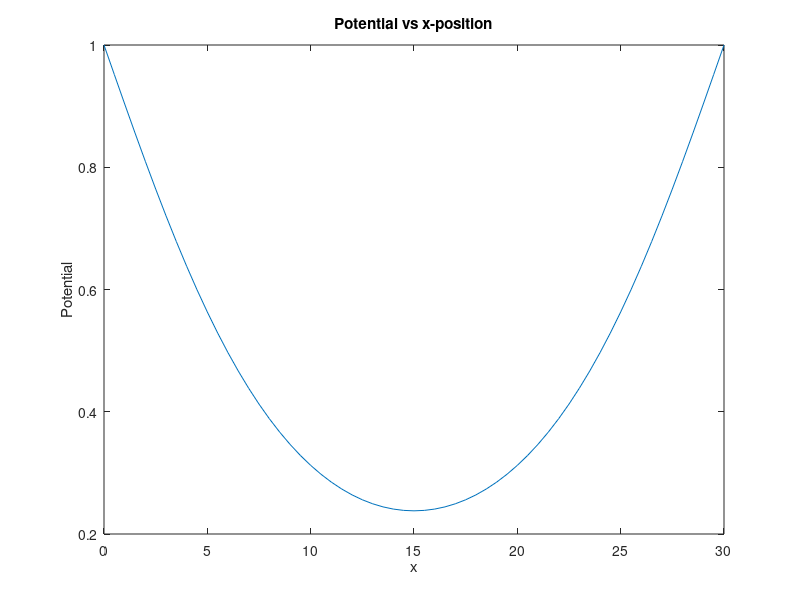
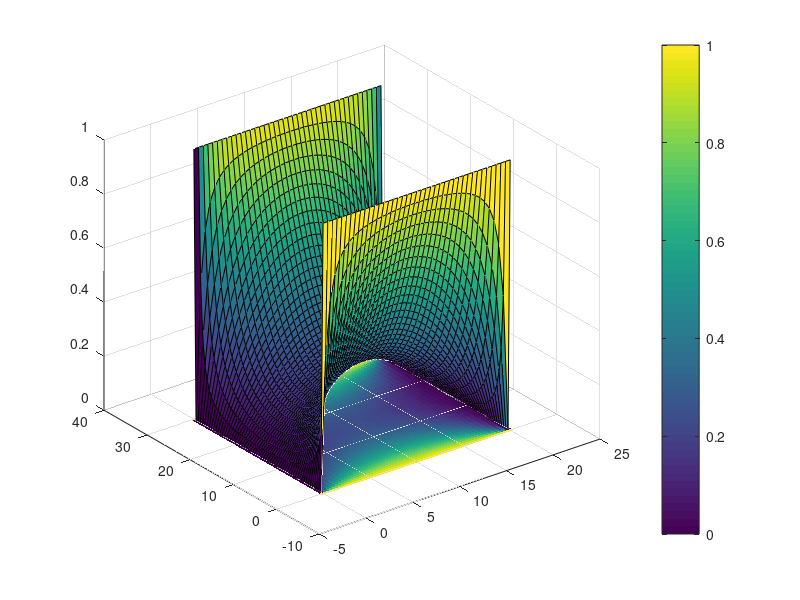

Here is the MATLAB script that generated these plots, in order:
%set the geometry of the region
L = 30;
W = 20;

%set the distance between meshpoints and determine the number points used
meshspace = 0.5;
nx = floor(L/meshspace + 1);
ny = floor(W/meshspace + 1);

G = sparse(nx*ny); %% Discretized Laplacian Operator
B = zeros(1,nx*ny); %% Mostly zeros but a few ones for BCs

for i = 1:nx
    for j = 1:ny
        n = j +(i-1)*ny; %Map 2D geometry to 1D vector
        
        % V=1 @ x=0 BC
        if i == 1
            G(n,n) = 1;
            B(n) = 1;
            
        % V=1 @x=L BC
        elseif i == nx 
            G(n,n) = 1;
            B(n) = 1;
        
        %V=0 @ y=0 BC
        elseif j == 1 
           G(n,n) = 1;
        
        %V=0 @ y=W BC
        elseif j == ny
            G(n,n) = 1;
        
        %Matrix elemenets for inner nodes
        else
            nxm = j + (i-2)*ny;
            nxp = j + i*ny;
            nym = j-1 + (i-1)*ny;
            nyp = j+1 + (i-1)*ny;
            
            G(n,n) = -4;
            G(n,nxm) = 1;
            G(n,nxp) = 1;
            G(n,nym) = 1;
            G(n,nyp) = 1; 
        
        end
    end
end

%Solve Matrix equation to find V
V = G\B';

%Map solution back to 2D space
Vmap = zeros(nx,ny);
for i = 1:nx
    for j = 1:ny
        n = j +(i-1)*ny;
        Vmap(i,j) = V(n);
    end
end

%Plot 
x = 0:meshspace:L;
figure(1)
plot(x,Vmap(:,floor(ny/2)));
title('Potential vs x-position')
xlabel('x')
ylabel('Potential')
figure(2)
[X, Y] = meshgrid(0:meshspace:W,0:meshspace:L);
surf(X,Y,Vmap)
colorbar
hold on
imagesc([0 20],[0 30],Vmap)
